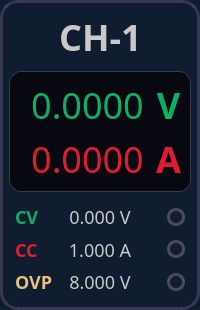
<?xml version="1.0" encoding="UTF-8"?>
<ui version="4.0">
 <class>digitalcard</class>
 <widget class="QFrame" name="digitalcard">
  <property name="enabled">
   <bool>true</bool>
  </property>
  <property name="geometry">
   <rect>
    <x>0</x>
    <y>0</y>
    <width>200</width>
    <height>310</height>
   </rect>
  </property>
  <property name="minimumSize">
   <size>
    <width>200</width>
    <height>310</height>
   </size>
  </property>
  <property name="maximumSize">
   <size>
    <width>240</width>
    <height>372</height>
   </size>
  </property>
  <property name="font">
   <font>
    <family>WenQuanYi Micro Hei</family>
    <pointsize>27</pointsize>
    <weight>75</weight>
    <bold>true</bold>
   </font>
  </property>
  <property name="cursor">
   <cursorShape>BlankCursor</cursorShape>
  </property>
  <property name="mouseTracking">
   <bool>false</bool>
  </property>
  <property name="contextMenuPolicy">
   <enum>Qt::NoContextMenu</enum>
  </property>
  <property name="windowTitle">
   <string>digitalCard</string>
  </property>
  <property name="windowOpacity">
   <double>1.000000000000000</double>
  </property>
  <property name="styleSheet">
   <string notr="true">#digitalcard
{
background-color: #101C30;
border-radius: 18px;
border: 3px solid rgba(63, 63, 90, 0.81);
}
#digitalcard:hover
{
 border-color: rgba(99, 99, 136, 0.96); 
}
#digitalcard[outputed=true]
{
background-color: #1A2A45;
border-color: rgba(100, 100, 130, 0.9);
}</string>
  </property>
  <property name="locale">
   <locale language="Chinese" country="China"/>
  </property>
  <property name="lineWidth">
   <number>0</number>
  </property>
  <property name="outputed" stdset="0">
   <bool>false</bool>
  </property>
  <layout class="QVBoxLayout" name="cardverticalLayout" stretch="2,5,4">
   <property name="spacing">
    <number>9</number>
   </property>
   <property name="leftMargin">
    <number>6</number>
   </property>
   <property name="topMargin">
    <number>9</number>
   </property>
   <property name="rightMargin">
    <number>6</number>
   </property>
   <property name="bottomMargin">
    <number>9</number>
   </property>
   <item>
    <layout class="QHBoxLayout" name="headerhorizontalLayout">
     <property name="spacing">
      <number>9</number>
     </property>
     <item>
      <spacer name="headerlefthorizontalSpacer">
       <property name="orientation">
        <enum>Qt::Horizontal</enum>
       </property>
       <property name="sizeHint" stdset="0">
        <size>
         <width>40</width>
         <height>20</height>
        </size>
       </property>
      </spacer>
     </item>
     <item>
      <widget class="QLabel" name="channellabel">
       <property name="enabled">
        <bool>false</bool>
       </property>
       <property name="font">
        <font>
         <family>WenQuanYi Micro Hei</family>
         <pointsize>-1</pointsize>
         <weight>75</weight>
         <bold>true</bold>
        </font>
       </property>
       <property name="cursor">
        <cursorShape>BlankCursor</cursorShape>
       </property>
       <property name="contextMenuPolicy">
        <enum>Qt::NoContextMenu</enum>
       </property>
       <property name="styleSheet">
        <string notr="true">#channellabel
{
font-family: &quot;WenQuanYi Micro Hei&quot;;
font-weight: bold;
font-size: 36px;
color: #C9C9C9;
}</string>
       </property>
       <property name="lineWidth">
        <number>0</number>
       </property>
       <property name="text">
        <string>CH-1</string>
       </property>
       <property name="scaledContents">
        <bool>false</bool>
       </property>
       <property name="alignment">
        <set>Qt::AlignCenter</set>
       </property>
      </widget>
     </item>
     <item>
      <spacer name="headerrighthorizontalSpacer">
       <property name="orientation">
        <enum>Qt::Horizontal</enum>
       </property>
       <property name="sizeHint" stdset="0">
        <size>
         <width>40</width>
         <height>20</height>
        </size>
       </property>
      </spacer>
     </item>
    </layout>
   </item>
   <item>
    <widget class="QFrame" name="measureframe">
     <property name="enabled">
      <bool>true</bool>
     </property>
     <property name="font">
      <font>
       <family>WenQuanYi Micro Hei</family>
       <pointsize>27</pointsize>
      </font>
     </property>
     <property name="cursor">
      <cursorShape>BlankCursor</cursorShape>
     </property>
     <property name="styleSheet">
      <string notr="true">#measureframe 
{
    background-color: #080810;
    border-radius: 12px;
    border: 1.2px solid #3A3A4E;
}</string>
     </property>
     <property name="frameShape">
      <enum>QFrame::NoFrame</enum>
     </property>
     <property name="frameShadow">
      <enum>QFrame::Plain</enum>
     </property>
     <property name="lineWidth">
      <number>0</number>
     </property>
     <layout class="QGridLayout" name="gridLayout" rowstretch="0,0" columnstretch="7,0">
      <property name="leftMargin">
       <number>9</number>
      </property>
      <property name="topMargin">
       <number>6</number>
      </property>
      <property name="rightMargin">
       <number>9</number>
      </property>
      <property name="bottomMargin">
       <number>6</number>
      </property>
      <property name="spacing">
       <number>0</number>
      </property>
      <item row="0" column="1">
       <widget class="QLabel" name="voltageunitlabel">
        <property name="font">
         <font>
          <family>WenQuanYi Micro Hei</family>
          <pointsize>-1</pointsize>
          <weight>75</weight>
          <bold>true</bold>
         </font>
        </property>
        <property name="cursor">
         <cursorShape>BlankCursor</cursorShape>
        </property>
        <property name="contextMenuPolicy">
         <enum>Qt::NoContextMenu</enum>
        </property>
        <property name="styleSheet">
         <string notr="true">#voltageunitlabel
{
font-family: &quot;WenQuanYi Micro Hei&quot;;
font-weight: bold;
font-size: 36px;
color: #0DAF65;
}</string>
        </property>
        <property name="lineWidth">
         <number>0</number>
        </property>
        <property name="text">
         <string>V</string>
        </property>
        <property name="scaledContents">
         <bool>false</bool>
        </property>
        <property name="alignment">
         <set>Qt::AlignCenter</set>
        </property>
       </widget>
      </item>
      <item row="1" column="1">
       <widget class="QLabel" name="currentunitlabel">
        <property name="font">
         <font>
          <family>WenQuanYi Micro Hei</family>
          <pointsize>-1</pointsize>
          <weight>75</weight>
          <bold>true</bold>
         </font>
        </property>
        <property name="cursor">
         <cursorShape>BlankCursor</cursorShape>
        </property>
        <property name="contextMenuPolicy">
         <enum>Qt::NoContextMenu</enum>
        </property>
        <property name="styleSheet">
         <string notr="true">#currentunitlabel
{
font-family: &quot;WenQuanYi Micro Hei&quot;;
font-weight: bold;
font-size: 36px;
color: #DF1D32;
}
#currentunitlabel[mA=true]
{
font-size: 18px;
}</string>
        </property>
        <property name="lineWidth">
         <number>0</number>
        </property>
        <property name="text">
         <string>A</string>
        </property>
        <property name="alignment">
         <set>Qt::AlignCenter</set>
        </property>
        <property name="mA" stdset="0">
         <bool>false</bool>
        </property>
       </widget>
      </item>
      <item row="0" column="0">
       <widget class="QLabel" name="voltagelabel">
        <property name="enabled">
         <bool>true</bool>
        </property>
        <property name="font">
         <font>
          <family>WenQuanYi Micro Hei</family>
          <pointsize>-1</pointsize>
          <weight>50</weight>
          <bold>false</bold>
          <stylestrategy>PreferDefault</stylestrategy>
         </font>
        </property>
        <property name="cursor">
         <cursorShape>BlankCursor</cursorShape>
        </property>
        <property name="contextMenuPolicy">
         <enum>Qt::NoContextMenu</enum>
        </property>
        <property name="styleSheet">
         <string notr="true">#voltagelabel
{
font-family: &quot;WenQuanYi Micro Hei&quot;;
font-size: 36px;
color: #0DAF65;
}</string>
        </property>
        <property name="lineWidth">
         <number>0</number>
        </property>
        <property name="text">
         <string>0.0000</string>
        </property>
        <property name="scaledContents">
         <bool>false</bool>
        </property>
        <property name="alignment">
         <set>Qt::AlignCenter</set>
        </property>
       </widget>
      </item>
      <item row="1" column="0">
       <widget class="QLabel" name="currentlabel">
        <property name="enabled">
         <bool>true</bool>
        </property>
        <property name="font">
         <font>
          <family>WenQuanYi Micro Hei</family>
          <pointsize>-1</pointsize>
          <weight>50</weight>
          <bold>false</bold>
         </font>
        </property>
        <property name="cursor">
         <cursorShape>BlankCursor</cursorShape>
        </property>
        <property name="contextMenuPolicy">
         <enum>Qt::NoContextMenu</enum>
        </property>
        <property name="styleSheet">
         <string notr="true">#currentlabel
{
font-family: &quot;WenQuanYi Micro Hei&quot;;
font-size: 36px;
color: #DF1D32;
}</string>
        </property>
        <property name="lineWidth">
         <number>0</number>
        </property>
        <property name="text">
         <string>0.0000</string>
        </property>
        <property name="scaledContents">
         <bool>false</bool>
        </property>
        <property name="alignment">
         <set>Qt::AlignCenter</set>
        </property>
       </widget>
      </item>
     </layout>
    </widget>
   </item>
   <item>
    <layout class="QGridLayout" name="bottomgridLayout" columnstretch="3,5,3">
     <property name="leftMargin">
      <number>6</number>
     </property>
     <property name="topMargin">
      <number>0</number>
     </property>
     <property name="rightMargin">
      <number>6</number>
     </property>
     <property name="spacing">
      <number>0</number>
     </property>
     <item row="0" column="0">
      <widget class="QLabel" name="cvlabel">
       <property name="enabled">
        <bool>true</bool>
       </property>
       <property name="font">
        <font>
         <family>WenQuanYi Micro Hei</family>
         <pointsize>-1</pointsize>
         <weight>75</weight>
         <italic>false</italic>
         <bold>true</bold>
        </font>
       </property>
       <property name="cursor">
        <cursorShape>BlankCursor</cursorShape>
       </property>
       <property name="contextMenuPolicy">
        <enum>Qt::NoContextMenu</enum>
       </property>
       <property name="styleSheet">
        <string notr="true">#cvlabel
{
font-family: &quot;WenQuanYi Micro Hei&quot;;
font-weight: bold;
font-size: 18px;
color: #0DAF65;
}</string>
       </property>
       <property name="lineWidth">
        <number>0</number>
       </property>
       <property name="text">
        <string>CV</string>
       </property>
       <property name="scaledContents">
        <bool>false</bool>
       </property>
      </widget>
     </item>
     <item row="1" column="1">
      <widget class="QLabel" name="ccvaluelabel">
       <property name="enabled">
        <bool>true</bool>
       </property>
       <property name="font">
        <font>
         <family>WenQuanYi Micro Hei</family>
         <pointsize>-1</pointsize>
        </font>
       </property>
       <property name="cursor">
        <cursorShape>BlankCursor</cursorShape>
       </property>
       <property name="contextMenuPolicy">
        <enum>Qt::NoContextMenu</enum>
       </property>
       <property name="styleSheet">
        <string notr="true">#ccvaluelabel
{
font-family: &quot;WenQuanYi Micro Hei&quot;;
font-size: 18px;
color: #C9C9C9;
}</string>
       </property>
       <property name="lineWidth">
        <number>0</number>
       </property>
       <property name="text">
        <string>1.000 A</string>
       </property>
       <property name="scaledContents">
        <bool>false</bool>
       </property>
       <property name="alignment">
        <set>Qt::AlignCenter</set>
       </property>
      </widget>
     </item>
     <item row="2" column="0">
      <widget class="QLabel" name="ovplabel">
       <property name="enabled">
        <bool>true</bool>
       </property>
       <property name="font">
        <font>
         <family>WenQuanYi Micro Hei</family>
         <pointsize>-1</pointsize>
         <weight>75</weight>
         <bold>true</bold>
        </font>
       </property>
       <property name="cursor">
        <cursorShape>BlankCursor</cursorShape>
       </property>
       <property name="contextMenuPolicy">
        <enum>Qt::NoContextMenu</enum>
       </property>
       <property name="styleSheet">
        <string notr="true">#ovplabel
{
font-family: &quot;WenQuanYi Micro Hei&quot;;
font-weight: bold;
font-size: 18px;
color: #E5C27D;
}</string>
       </property>
       <property name="lineWidth">
        <number>0</number>
       </property>
       <property name="text">
        <string>OVP</string>
       </property>
       <property name="scaledContents">
        <bool>false</bool>
       </property>
      </widget>
     </item>
     <item row="2" column="1">
      <widget class="QLabel" name="ovpvaluelabel">
       <property name="enabled">
        <bool>true</bool>
       </property>
       <property name="font">
        <font>
         <family>WenQuanYi Micro Hei</family>
         <pointsize>-1</pointsize>
        </font>
       </property>
       <property name="cursor">
        <cursorShape>BlankCursor</cursorShape>
       </property>
       <property name="contextMenuPolicy">
        <enum>Qt::NoContextMenu</enum>
       </property>
       <property name="styleSheet">
        <string notr="true">#ovpvaluelabel
{
font-family: &quot;WenQuanYi Micro Hei&quot;;
font-size: 18px;
color: #C9C9C9;
}</string>
       </property>
       <property name="lineWidth">
        <number>0</number>
       </property>
       <property name="text">
        <string>8.000 V</string>
       </property>
       <property name="alignment">
        <set>Qt::AlignCenter</set>
       </property>
      </widget>
     </item>
     <item row="0" column="1">
      <widget class="QLabel" name="cvvaluelabel">
       <property name="enabled">
        <bool>true</bool>
       </property>
       <property name="font">
        <font>
         <family>WenQuanYi Micro Hei</family>
         <pointsize>-1</pointsize>
         <underline>false</underline>
        </font>
       </property>
       <property name="cursor">
        <cursorShape>BlankCursor</cursorShape>
       </property>
       <property name="contextMenuPolicy">
        <enum>Qt::NoContextMenu</enum>
       </property>
       <property name="styleSheet">
        <string notr="true">#cvvaluelabel
{
font-family: &quot;WenQuanYi Micro Hei&quot;;
font-size: 18px;
color: #C9C9C9;
}</string>
       </property>
       <property name="lineWidth">
        <number>0</number>
       </property>
       <property name="text">
        <string>0.000 V</string>
       </property>
       <property name="scaledContents">
        <bool>false</bool>
       </property>
       <property name="alignment">
        <set>Qt::AlignCenter</set>
       </property>
      </widget>
     </item>
     <item row="1" column="0">
      <widget class="QLabel" name="cclabel">
       <property name="enabled">
        <bool>true</bool>
       </property>
       <property name="font">
        <font>
         <family>WenQuanYi Micro Hei</family>
         <pointsize>-1</pointsize>
         <weight>75</weight>
         <bold>true</bold>
        </font>
       </property>
       <property name="cursor">
        <cursorShape>BlankCursor</cursorShape>
       </property>
       <property name="contextMenuPolicy">
        <enum>Qt::NoContextMenu</enum>
       </property>
       <property name="styleSheet">
        <string notr="true">#cclabel
{
font-family: &quot;WenQuanYi Micro Hei&quot;;
font-weight: bold;
font-size: 18px;
color: #DF1D32;
}</string>
       </property>
       <property name="lineWidth">
        <number>0</number>
       </property>
       <property name="text">
        <string>CC  </string>
       </property>
       <property name="scaledContents">
        <bool>false</bool>
       </property>
      </widget>
     </item>
     <item row="0" column="2">
      <widget class="QRadioButton" name="cvcheckbox">
       <property name="enabled">
        <bool>false</bool>
       </property>
       <property name="sizePolicy">
        <sizepolicy hsizetype="Preferred" vsizetype="Preferred">
         <horstretch>0</horstretch>
         <verstretch>0</verstretch>
        </sizepolicy>
       </property>
       <property name="font">
        <font>
         <family>WenQuanYi Micro Hei</family>
         <pointsize>18</pointsize>
        </font>
       </property>
       <property name="cursor">
        <cursorShape>BlankCursor</cursorShape>
       </property>
       <property name="mouseTracking">
        <bool>false</bool>
       </property>
       <property name="focusPolicy">
        <enum>Qt::NoFocus</enum>
       </property>
       <property name="contextMenuPolicy">
        <enum>Qt::NoContextMenu</enum>
       </property>
       <property name="layoutDirection">
        <enum>Qt::RightToLeft</enum>
       </property>
       <property name="styleSheet">
        <string notr="true">#cvcheckbox::indicator{
	width:12px;
	height:12px;
 	background-color: transparent;
    border: 3px solid #4A4A5A;
    border-radius: 9px;
}

#cvcheckbox::indicator:checked {
    background-color:  #0DAF65;;
}</string>
       </property>
       <property name="text">
        <string/>
       </property>
       <property name="iconSize">
        <size>
         <width>18</width>
         <height>18</height>
        </size>
       </property>
       <property name="checked">
        <bool>false</bool>
       </property>
       <property name="autoExclusive">
        <bool>false</bool>
       </property>
      </widget>
     </item>
     <item row="1" column="2">
      <widget class="QRadioButton" name="cccheckbox">
       <property name="enabled">
        <bool>false</bool>
       </property>
       <property name="sizePolicy">
        <sizepolicy hsizetype="Preferred" vsizetype="Preferred">
         <horstretch>0</horstretch>
         <verstretch>0</verstretch>
        </sizepolicy>
       </property>
       <property name="cursor">
        <cursorShape>BlankCursor</cursorShape>
       </property>
       <property name="mouseTracking">
        <bool>false</bool>
       </property>
       <property name="focusPolicy">
        <enum>Qt::NoFocus</enum>
       </property>
       <property name="contextMenuPolicy">
        <enum>Qt::NoContextMenu</enum>
       </property>
       <property name="layoutDirection">
        <enum>Qt::RightToLeft</enum>
       </property>
       <property name="styleSheet">
        <string notr="true">#cccheckbox::indicator{
	width:12px;
	height:12px;
 	background-color: transparent;
    border: 3px solid #4A4A5A;
    border-radius: 9px;
}

#cccheckbox::indicator:checked {
    background-color:  #DF1D32;;
}</string>
       </property>
       <property name="text">
        <string/>
       </property>
       <property name="iconSize">
        <size>
         <width>18</width>
         <height>18</height>
        </size>
       </property>
       <property name="checked">
        <bool>false</bool>
       </property>
       <property name="autoExclusive">
        <bool>false</bool>
       </property>
      </widget>
     </item>
     <item row="2" column="2">
      <widget class="QRadioButton" name="ovpcheckbox">
       <property name="enabled">
        <bool>false</bool>
       </property>
       <property name="sizePolicy">
        <sizepolicy hsizetype="Preferred" vsizetype="Preferred">
         <horstretch>0</horstretch>
         <verstretch>0</verstretch>
        </sizepolicy>
       </property>
       <property name="cursor">
        <cursorShape>BlankCursor</cursorShape>
       </property>
       <property name="mouseTracking">
        <bool>false</bool>
       </property>
       <property name="focusPolicy">
        <enum>Qt::NoFocus</enum>
       </property>
       <property name="contextMenuPolicy">
        <enum>Qt::NoContextMenu</enum>
       </property>
       <property name="layoutDirection">
        <enum>Qt::RightToLeft</enum>
       </property>
       <property name="styleSheet">
        <string notr="true">#ovpcheckbox::indicator{
	width:12px;
	height:12px;
 	background-color: transparent;
    border: 3px solid #4A4A5A;
    border-radius: 9px;
}

#ovpcheckbox::indicator:checked {
    background-color:  #E5C27D;;
}</string>
       </property>
       <property name="text">
        <string/>
       </property>
       <property name="iconSize">
        <size>
         <width>0</width>
         <height>0</height>
        </size>
       </property>
       <property name="checkable">
        <bool>true</bool>
       </property>
       <property name="checked">
        <bool>false</bool>
       </property>
       <property name="autoExclusive">
        <bool>false</bool>
       </property>
      </widget>
     </item>
    </layout>
   </item>
  </layout>
 </widget>
 <resources/>
 <connections/>
</ui>
